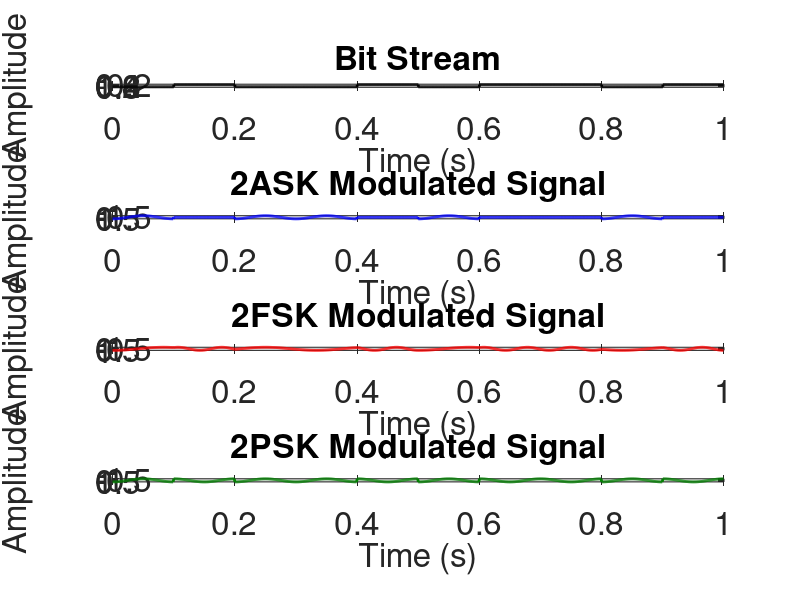

The MATLAB source for this figure:
clear;
close all;
clc;


% ex12_04.m  |  例12.4 · 二进制数字调制（2ASK／2FSK／2PSK）  |  AI 生成，已校验，R2023b
% 二进制数字调制三种基本方式的演示（2ASK,2FSK,2PSK）
% 不使用通信工具箱，完全手写实现

clear; clc; close all;

%% 参数设置
bits = [1 0 1 1 0 1 0 0 1 0];    % 二进制比特流
Tb = 0.1;                         % 比特持续时间 (s)
fs = 1000;                        % 采样率 (Hz)
fc = 10;                          % 2ASK / 2PSK 载波频率 (Hz)
f1 = 6;                           % 2FSK 比特1频率 (Hz)
f2 = 14;                          % 2FSK 比特0频率 (Hz)
A = 1;                            % 载波幅度

%% 时间轴与基带信号
Ns = Tb * fs;                     % 每个比特的采样点数
total_samples = length(bits) * Ns;
t = (0:total_samples-1) / fs;    % 完整时间向量

% 将比特扩展为采样点级别的基带信号 m(t)，0/1
m_t = kron(bits, ones(1, Ns));

%% 调制信号生成
% 1) 2ASK : 比特1发送载波，比特0不发送（幅度为零）
s_ask = A * m_t .* cos(2*pi*fc*t);

% 2) 2FSK : 比特1用频率f1，比特0用频率f2
s_fsk = A * ( (m_t==1).*cos(2*pi*f1*t) + (m_t==0).*cos(2*pi*f2*t) );

% 3) 2PSK : 比特1相位0，比特0相位180度（乘-1）
s_psk = A * (2*m_t - 1) .* cos(2*pi*fc*t);

%% 绘图对比
figure('Position', [100, 100, 900, 350*4]);   % 纵向4子图，画布加高

% 子图1：比特流阶梯波形
subplot(4,1,1);
stairs(t, m_t, 'k', 'LineWidth', 2);          % 黑色阶梯
grid on;
set(gca, 'FontSize', 24);
xlabel('Time (s)', 'FontSize', 24);
ylabel('Amplitude', 'FontSize', 24);
title('Bit Stream', 'FontSize', 24);
ylim([-0.2, 1.2]);

% 子图2：2ASK 已调信号
subplot(4,1,2);
plot(t, s_ask, 'b', 'LineWidth', 2);          % 蓝色实线
grid on;
set(gca, 'FontSize', 24);
xlabel('Time (s)', 'FontSize', 24);
ylabel('Amplitude', 'FontSize', 24);
title('2ASK Modulated Signal', 'FontSize', 24);

% 子图3：2FSK 已调信号
subplot(4,1,3);
plot(t, s_fsk, 'r', 'LineWidth', 2);          % 红色实线
grid on;
set(gca, 'FontSize', 24);
xlabel('Time (s)', 'FontSize', 24);
ylabel('Amplitude', 'FontSize', 24);
title('2FSK Modulated Signal', 'FontSize', 24);

% 子图4：2PSK 已调信号
subplot(4,1,4);
plot(t, s_psk, 'Color', [0 0.5 0], 'LineWidth', 2);  % 深绿色实线
grid on;
set(gca, 'FontSize', 24);
xlabel('Time (s)', 'FontSize', 24);
ylabel('Amplitude', 'FontSize', 24);
title('2PSK Modulated Signal', 'FontSize', 24);
